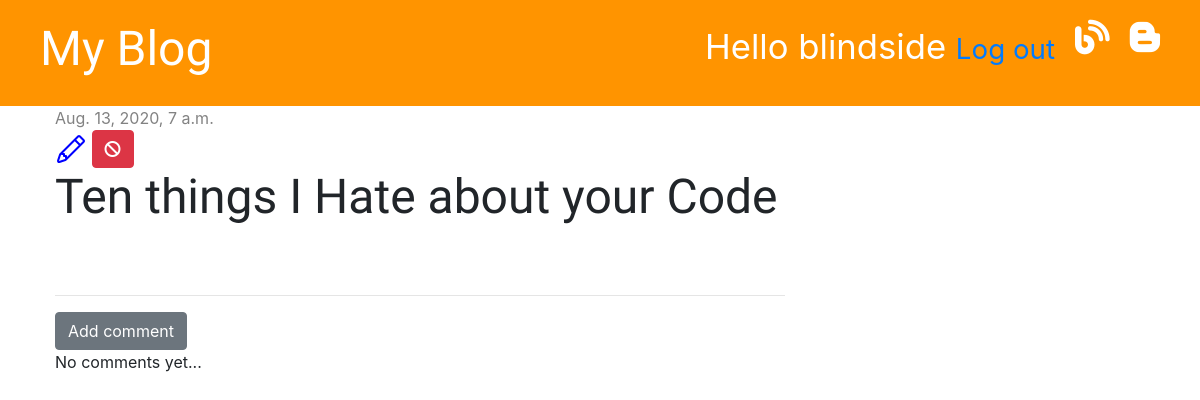
The app's page /post/1/ (signed in) with its own data.
### blog/models.py (models this page shows, shortened)
class Post(models.Model):
    author = models.ForeignKey('auth.User', on_delete=models.CASCADE)
    title = models.CharField(max_length=200)
    text = models.TextField()
    created_date = models.DateTimeField(default= timezone.now)
    published_date = models.DateTimeField(blank=True, null=True)

### blog/views.py (the view)
# urls.py: path('post/<int:pk>/', views.post_detail, name='post_detail'),
def post_detail(request, pk):
    post = get_object_or_404(Post, pk=pk)
    stuff_for_frontend = {'post': post}
    return render(request, 'blog/post_detail.html', stuff_for_frontend)

### blog/templatetags/markdownify.py (called while the page is built)
@register.filter
def markdown(value):
    renderer = HighlightRenderer()
    markdown = mistune.Markdown(renderer=renderer)
    return markdown(value)

### blog/templates/blog/post_detail.html (shortened to what this page needs)
{% extends 'blog/base.html' %}
{% load markdownify %}
{% block content %}
     <div class="post">
         {% if post.published_date %}
            <div class="date">
                {{ post.published_date }}
            </div>
         {% else %}
            <a href=""></a>
         {% endif %}
         {% if user.is_authenticated %}
             <a href="{% url 'post_edit' pk=post.pk %}"></a>
            <a href="{% url 'post_delete' pk=post.pk %}" class="btn btn-danger"
            onclick="return confirm('Are you sure you want to delete this post?')"><i class="fas fa-ban"></i></a>
         {% endif %}
        <h1>{{ post.title }}</h1>
     </div>
    <hr>
    <a href="{% url 'add_comment_to_post' pk=post.pk %}" class="btn btn-secondary">Add comment</a>
    {% for comment in post.comments.all %}
        {% if user.is_authenticated or comment.approved %}
            <div class="comment">
                <div class="date">
                    {{ comment.created_date }}
                </div>
                {% if not comment.approved and user.is_superuser %}
                    <a href="{% url 'comment_approve' pk=comment.pk %}"><i class="fas fa-check-circle"></i></i></a>
                    <a href="{% url 'comment_remove' pk=comment.pk %}"><i class="fas fa-ban"></i></a>
                {% endif %}
                <strong>{{ comment.author }}</strong>
                <p>{{ comment.text | markdown | safe | linebreaksbr }}</p>
            </div>
        {% endif %}
    {% empty %}
        <p>No comments yet...</p>
    {% endfor %}
{% endblock %}

### blog/templates/blog/base.html (shortened to what this page needs)
{% load static %}
<!DOCTYPE html>
<html lang="en">
<head>
    <link rel="stylesheet" href="https://stackpath.bootstrapcdn.com/bootstrap/4.5.2/css/bootstrap.min.css"
>
    <link rel="stylesheet" href="{% static 'css/blog.css' %}">
    <link rel="stylesheet" href="{% static 'css/zenburn.css' %}">
</head>
<body>
    <div class="page-header">
        {% if user.is_authenticated %}
            <a href="{% url "post_draft_list" %}"><i class="fab fa-blogger-b 3x top-menu"></i></a>
            <a href="{% url "post_new" %}"><i class="fas fa-blog top-menu"></i></a>
            <p class="top-menu">Hello {{ user.username }} <small><a href="{% url 'logout' %}">Log out</a></small></p>
        {% else %}
            <a href="{% url 'login' %}"  class="top-menu"><i class="fas fa-sign-in-alt"></i></a>
        {% endif %}
        <h1><a href="{% url 'post_list' %}">My Blog</a></h1>
    </div>
    <div class="content container">
        <div class="row">
            <div class="col-md-8">
                {% block content %}
                {% endblock %}
            </div>
        </div>
    </div>
</body>
</html>

### blog/static/css/blog.css (style rules this page uses)
.page-header { background-color: #ff9400; margin-top: 0; padding: 20px 20px 20px 40px; }
.page-header h1, .page-header h1 a { color: #ffffff; font-size: 36pt; text-decoration: none; }
.date { color: #828282; }
.post { margin-bottom: 70px; }
h1, h2, h3, h4 { font-family: 'Tangerine', 'Inconsolata', 'Droid Sans', serif; font-size: 48px; }
.content { margin-left: 40px; }
.top-menu { color: #ffffff; float: right; font-size: 26pt; margin-right: 20px; }

### records on screen
Post: published_date "Aug. 13, 2020, 7 a.m.", title "Ten things I Hate about your Code"

### other values on screen
{{ user.username }} "blindside"
